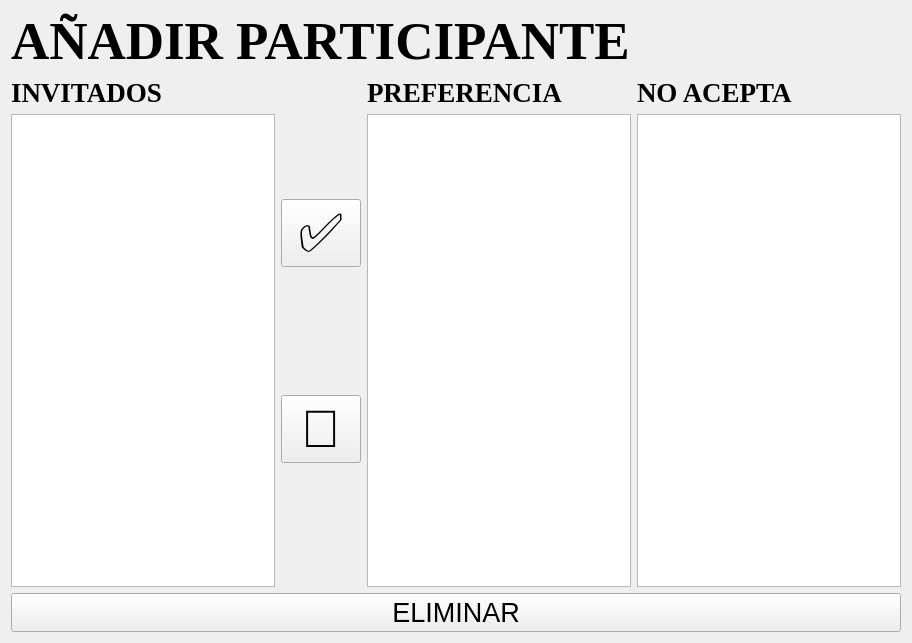
<?xml version="1.0" encoding="UTF-8"?>
<ui version="4.0">
 <class>MainWindow</class>
 <widget class="QWidget" name="MainWindow">
  <property name="geometry">
   <rect>
    <x>0</x>
    <y>0</y>
    <width>912</width>
    <height>643</height>
   </rect>
  </property>
  <property name="windowTitle">
   <string>AÑADIR PARTICIPANTE</string>
  </property>
  <layout class="QVBoxLayout" name="verticalLayout">
   <item>
    <widget class="QLabel" name="label">
     <property name="font">
      <font>
       <family>Times New Roman</family>
       <pointsize>40</pointsize>
       <weight>75</weight>
       <bold>true</bold>
      </font>
     </property>
     <property name="text">
      <string>AÑADIR PARTICIPANTE</string>
     </property>
    </widget>
   </item>
   <item>
    <layout class="QHBoxLayout" name="horizontalLayout">
     <item>
      <layout class="QVBoxLayout" name="verticalLayout_3">
       <item>
        <widget class="QLabel" name="label_2">
         <property name="font">
          <font>
           <family>Times New Roman</family>
           <pointsize>20</pointsize>
           <weight>75</weight>
           <bold>true</bold>
          </font>
         </property>
         <property name="text">
          <string>INVITADOS</string>
         </property>
        </widget>
       </item>
       <item>
        <widget class="QTableView" name="tableView"/>
       </item>
      </layout>
     </item>
     <item>
      <layout class="QVBoxLayout" name="verticalLayout_8">
       <item>
        <widget class="QPushButton" name="pushButton">
         <property name="font">
          <font>
           <pointsize>40</pointsize>
          </font>
         </property>
         <property name="text">
          <string>✅</string>
         </property>
        </widget>
       </item>
       <item>
        <widget class="QPushButton" name="pushButton_2">
         <property name="font">
          <font>
           <pointsize>40</pointsize>
          </font>
         </property>
         <property name="text">
          <string>🚫</string>
         </property>
        </widget>
       </item>
      </layout>
     </item>
     <item>
      <layout class="QVBoxLayout" name="verticalLayout_7">
       <item>
        <widget class="QLabel" name="label_3">
         <property name="font">
          <font>
           <family>Times New Roman</family>
           <pointsize>20</pointsize>
           <weight>75</weight>
           <bold>true</bold>
          </font>
         </property>
         <property name="text">
          <string>PREFERENCIA</string>
         </property>
        </widget>
       </item>
       <item>
        <widget class="QTableView" name="tableView_4"/>
       </item>
      </layout>
     </item>
     <item>
      <layout class="QVBoxLayout" name="verticalLayout_9">
       <item>
        <widget class="QLabel" name="label_4">
         <property name="font">
          <font>
           <family>Times New Roman</family>
           <pointsize>20</pointsize>
           <weight>75</weight>
           <bold>true</bold>
          </font>
         </property>
         <property name="text">
          <string>NO ACEPTA</string>
         </property>
        </widget>
       </item>
       <item>
        <widget class="QTableView" name="tableView_3"/>
       </item>
      </layout>
     </item>
    </layout>
   </item>
   <item>
    <widget class="QPushButton" name="pushButton_3">
     <property name="font">
      <font>
       <pointsize>20</pointsize>
      </font>
     </property>
     <property name="text">
      <string>ELIMINAR</string>
     </property>
    </widget>
   </item>
  </layout>
  </widget>
 <resources/>
 <connections/>
</ui>
